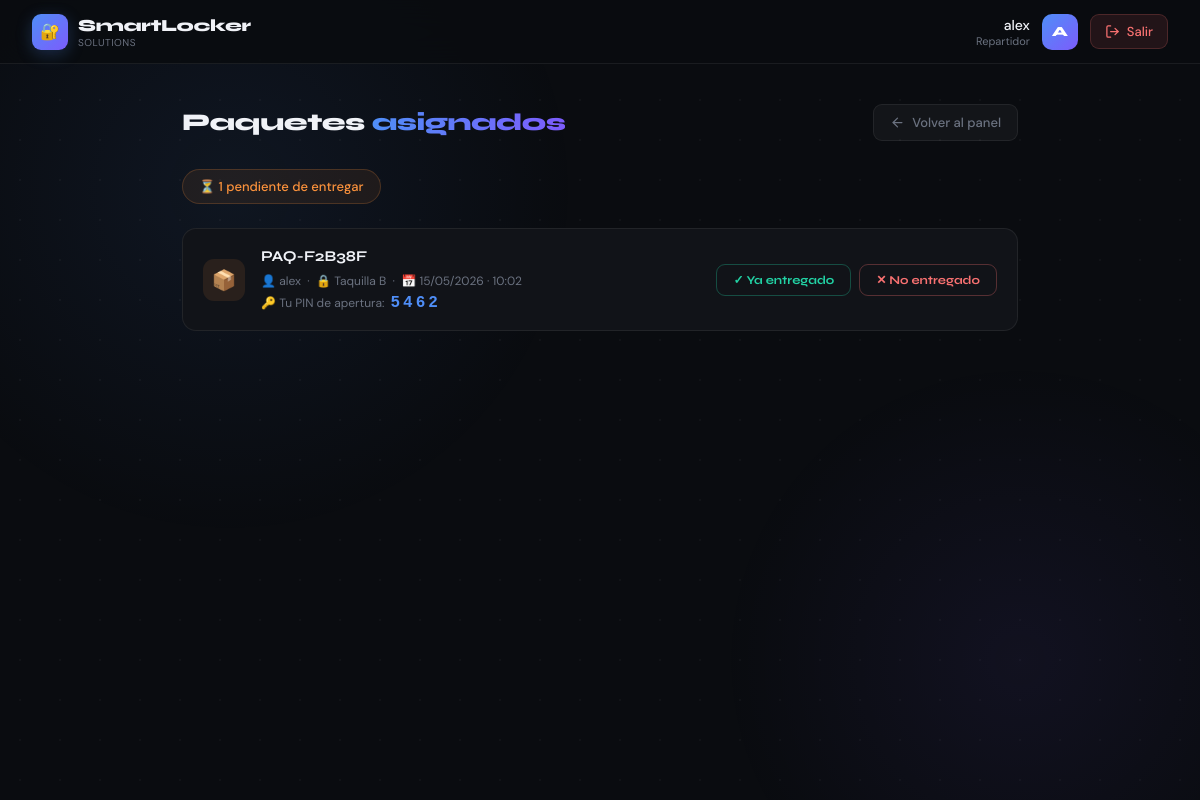
The app's page /paquetes_asignados.php (signed in) with its own data.
### tables this page shows
CREATE TABLE `paquetes` (
  `id` int(11) NOT NULL AUTO_INCREMENT,
  `usuario` varchar(100) NOT NULL,
  `paquete_id` varchar(20) NOT NULL,
  `taquilla` enum('A','B') NOT NULL,
  `pin` char(4) NOT NULL,
  `pin_repartidor` char(4) DEFAULT NULL,
  `pin_retirada` char(4) DEFAULT NULL,
  `estado` enum('pendiente','en_taquilla','recogido','caducado') NOT NULL DEFAULT 'pendiente',
  `fecha_asignacion` datetime NOT NULL DEFAULT current_timestamp(),
  `fecha_recogida` datetime DEFAULT NULL,
  PRIMARY KEY (`id`),
  UNIQUE KEY `paquete_id` (`paquete_id`)
);

### paquetes_asignados.php (the view, shortened to what this page needs)
<?php
require_once 'conexion.php';
$usuario = isset($_SESSION['usuario']) ? htmlspecialchars($_SESSION['usuario']) : 'Usuario';
$stmt = $conn->prepare("SELECT paquete_id, usuario as destinatario, taquilla, pin_repartidor, fecha_asignacion FROM paquetes WHERE estado='pendiente' ORDER BY fecha_asignacion ASC");
$stmt->execute();
$paquetes = $stmt->get_result()->fetch_all(MYSQLI_ASSOC);
?>
<!DOCTYPE html>
<html lang="es">
<head>
</head>
<body>
<div class="grid-bg"></div>
<header>
    <a class="brand" href="index.php">
        <div class="brand-icon">🔐</div>
        <div>
            <div class="brand-text">SmartLocker</div>
            <div class="brand-sub">Solutions</div>
        </div>
    </a>
    <div class="header-right">
        <div class="user-info">
            <div class="user-name"><?= $usuario ?></div>
            <div class="user-role">Repartidor</div>
        </div>
        <div class="avatar"><?= strtoupper(substr($usuario, 0, 1)) ?></div>
        <a class="btn-logout" href="logout.php">
            <svg viewBox="0 0 24 24" fill="none" stroke="currentColor" stroke-width="2" stroke-linecap="round" stroke-linejoin="round"><path d="M9 21H5a2 2 0 0 1-2-2V5a2 2 0 0 1 2-2h4"/><polyline points="16 17 21 12 16 7"/><line x1="21" y1="12" x2="9" y2="12"/></svg>
            Salir
        </a>
    </div>
</header>
<main>
    <div class="top-bar">
        <h1>Paquetes <span>asignados</span></h1>
        <a class="btn-back" href="index.php">
            <svg viewBox="0 0 24 24" fill="none" stroke="currentColor" stroke-width="2" stroke-linecap="round" stroke-linejoin="round"><path d="M19 12H5"/><path d="m12 19-7-7 7-7"/></svg>
            Volver al panel
        </a>
    </div>
    <div class="summary">
        <?php if (!empty($paquetes)): ?>
        <div class="pill orange">⏳ <?= count($paquetes) ?> pendiente<?= count($paquetes) > 1 ? 's' : '' ?> de entregar</div>
        <?php else: ?>
        <div class="pill muted">Sin pendientes de entrega</div>
        <?php endif; ?>
    </div>
    <?php if (!empty($paquetes)): ?>
    <div class="paq-list">
        <?php foreach ($paquetes as $p):
            $fecha = date('d/m/Y · H:i', strtotime($p['fecha_asignacion']));
            $pid = htmlspecialchars($p['paquete_id']);
        ?>
        <div class="paq-item" id="item-<?= $pid ?>">
            <div class="paq-icon" id="icon-<?= $pid ?>">📦</div>
            <div class="paq-info">
                <strong><?= $pid ?></strong>
                <span>👤 <?= htmlspecialchars($p['destinatario']) ?> &nbsp;·&nbsp; 🔒 Taquilla <?= htmlspecialchars($p['taquilla'] ?? 'Sin asignar') ?> &nbsp;·&nbsp; 📅 <?= $fecha ?></span>
                <?php if (!empty($p['pin_repartidor'])): ?>
                <span style="margin-top:4px;display:flex;align-items:center;gap:6px;">
                    🔑 Tu PIN de apertura: <span style="font-family:monospace;font-size:16px;font-weight:800;color:var(--accent);letter-spacing:3px;"><?= htmlspecialchars($p['pin_repartidor']) ?></span>
                </span>
                <?php endif; ?>
            </div>
            <div class="paq-actions" id="actions-<?= $pid ?>">
                <button type="button" class="btn-entregado" onclick="marcar('<?= $pid ?>','entregado')">✓ Ya entregado</button>
                <button type="button" class="btn-no-entregado" onclick="marcar('<?= $pid ?>','no_entregado')">✕ No entregado</button>
            </div>
        </div>
        <?php endforeach; ?>
    </div>
    <?php endif; ?>
</main>
</body>
</html>

### records on screen
paquetes: paquete "PAQ-F2B38F", usuario "alex", taquilla "B", fecha_asignacion "15/05/2026 · 10:02", pin_repartidor "5462"

### other values on screen
$usuario "alex"
substr($usuario, 0, 1) "A"
count($paquetes) "1"
